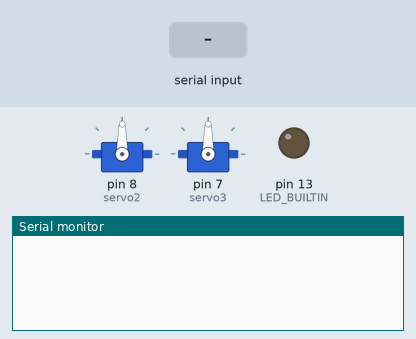
Simulated run of this sketch. Board: Arduino Uno, built with avr-gcc and run on an emulated ATmega328P. Parts: 2 × servo, output pins drawn as LEDs (lit = HIGH), the last lines printed to the serial monitor. Inputs (shaded band) come from the test bench.

Above: at 1.7 s.
1.8 s: "90;45;200\n" received over Serial
At 2.8 s:
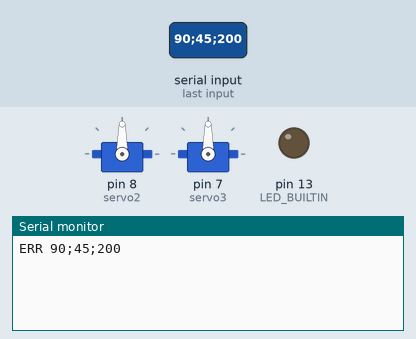
3.3 s: "90;45\n" received over Serial
At 3.9 s:
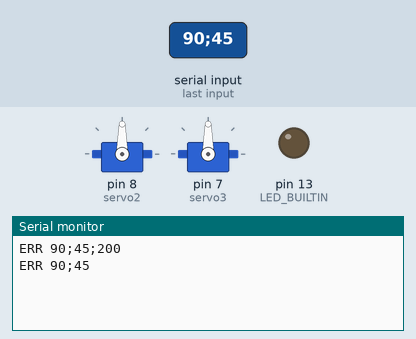
4.8 s: "90;45;200;10\n" received over Serial
At 5.1 s:
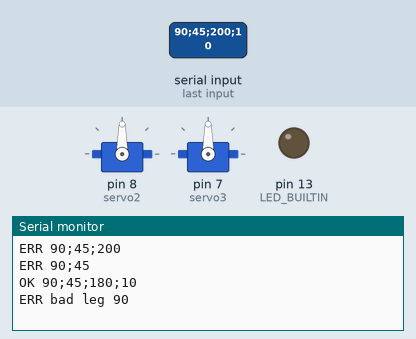

Measured:
- after the input at 1.8 s, the serial monitor: prints a new line at once (image 1)
- after the input at 3.3 s, the serial monitor: prints a new line at once (image 2)
- after the input at 4.8 s, the serial monitor: prints a new line at once (image 3)

The sketch:

Arduino_Comm.ino
```cpp
#include <Wire.h>
#include <Adafruit_PWMServoDriver.h>
#include <Servo.h>

#define ECHO_ENABLED 1   // 1 = Arduino echoes what it executed, 0 = silent (use 0 for walking)

Servo servo2;
Servo servo3;

Adafruit_PWMServoDriver pwm = Adafruit_PWMServoDriver(0x40);

#define SERVOMIN 150
#define SERVOMAX 600

// {coxa, femur, tibia} PCA9685 channels for legs 1-5.
// Leg 6 is handled separately: coxa on PCA channel 15, femur on pin 8, tibia on pin 7.
const uint8_t LEG_CH[5][3] = {
  {0, 1, 2}, {3, 4, 5}, {6, 7, 8}, {9, 10, 11}, {12, 13, 14}
};

void setServoAngle(uint8_t channel, int angle) {
  angle = constrain(angle, 0, 180);
  int pulse = map(angle, 0, 180, SERVOMIN, SERVOMAX);
  pwm.setPWM(channel, 0, pulse);
}

void moveLeg(int leg, int coxa, int femur, int tibia) {
  coxa  = constrain(coxa, 0, 180);
  femur = constrain(femur, 0, 180);
  tibia = constrain(tibia, 0, 180);

#if ECHO_ENABLED
  // Echo the clamped values, before the tibia inversion
  Serial.print("OK ");
  Serial.print(leg);   Serial.print(';');
  Serial.print(coxa);  Serial.print(';');
  Serial.print(femur); Serial.print(';');
  Serial.println(tibia);
#endif

  tibia = map(tibia, 0, 180, 180, 0);  // existing tibia inversion

  if (leg >= 1 && leg <= 5) {
    const uint8_t* ch = LEG_CH[leg - 1];
    setServoAngle(ch[0], coxa);
    setServoAngle(ch[1], femur);
    setServoAngle(ch[2], tibia);
  } else if (leg == 6) {
    setServoAngle(15, coxa);
    servo2.write(femur);
    servo3.write(tibia);
  } else {
#if ECHO_ENABLED
    Serial.print("ERR bad leg ");
    Serial.println(leg);
#endif
  }
}

void setup() {
  Serial.begin(115200);
  Serial.setTimeout(5);  // don't block ~1 s on a partial line
  Wire.begin();
  pwm.begin();
  pwm.setOscillatorFrequency(27000000);
  pwm.setPWMFreq(50);
  delay(500);
  while (!Serial) {}
  while (Serial.available() > 0) Serial.read();

  servo2.attach(8);
  servo3.attach(7);
  pinMode(LED_BUILTIN, OUTPUT);
}

void loop() {
  if (Serial.available() > 0) {
    String cmd = Serial.readStringUntil('\n');
    cmd.trim();
    if (cmd.length() == 0) return;

    // Expected format: leg;coxa;femur;tibia  (e.g. "1;90;45;120")
    int s1 = cmd.indexOf(';');
    int s2 = cmd.indexOf(';', s1 + 1);
    int s3 = cmd.indexOf(';', s2 + 1);
    if (s1 == -1 || s2 == -1 || s3 == -1) {
#if ECHO_ENABLED
      Serial.print("ERR ");
      Serial.println(cmd);
#endif
      return;
    }

    int leg   = cmd.substring(0, s1).toInt();
    int coxa  = cmd.substring(s1 + 1, s2).toInt();
    int femur = cmd.substring(s2 + 1, s3).toInt();
    int tibia = cmd.substring(s3 + 1).toInt();

    moveLeg(leg, coxa, femur, tibia);
  }
}
```
